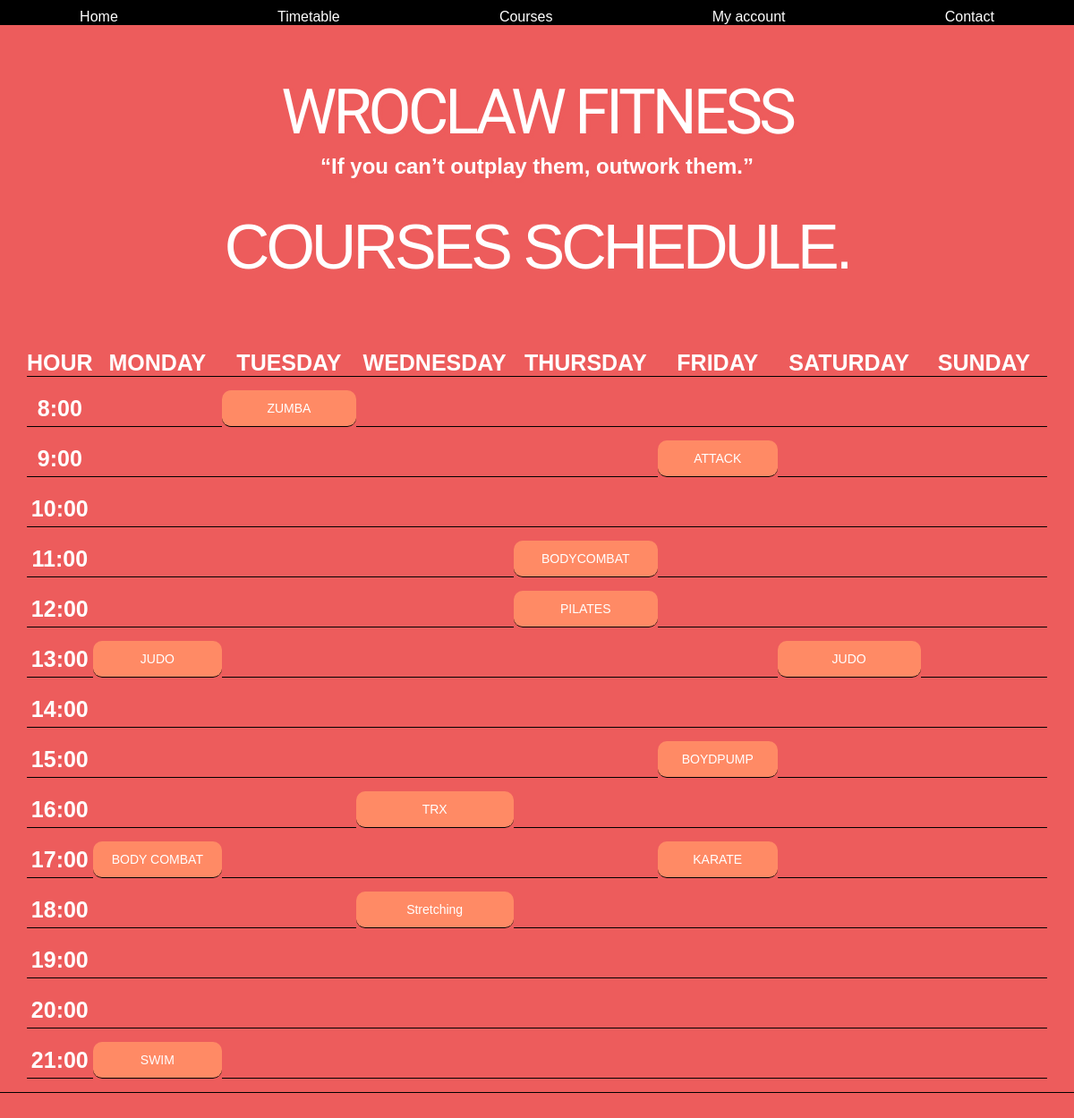
Screenshot of /Web-1/index.php?accio=Timetable with the database file from the repository.
### tables this page shows
CREATE TABLE `COURSES` (
  `CourseID` int(11) NOT NULL,
  `CourseName` varchar(30) NOT NULL,
  `CourseDay` varchar(30) DEFAULT NULL,
  `CourseHour` varchar(30) DEFAULT NULL,
  `TrainerID` int(11) NOT NULL
);

### Web-1/Controllers/drawTimeTableController.php (called while the page is built)
<?php
    include_once __DIR__."/../Model/BD.php";
    function getDayTimeCourse($day, $hour){
      return getDayTimeCourse2($day, $hour);
    }
    include __DIR__."/../View/DrawTimetable.php";
 ?>

### Web-1/Model/BD.php (called while the page is built, shortened)
<?php
$host = 'localhost';
$db_name = 'Gym';
$user = 'root';
$pswd = '';
$db = mysqli_connect($host,$user,$pswd,$db_name);
function getDayTimeCourse2($day, $hour){
  global $db;
    $sql = $db->query("SELECT * FROM COURSES WHERE CourseDay = '$day' AND CourseHour = '$hour'");
    return $sql->fetch_row()[1];
}

### Web-1/View/DrawTimetable.php (the view, shortened to what this page needs)
<!DOCTYPE html>
<html lang="en" dir="ltr">
  <head>
  </head>
  <body>
    <?php
    include "header.php";
    include "MenuOption.php"; ?>
    <h1>Courses Schedule.</h1>
    <table style="table-layout: fixed">
      <?php
      echo "<colgroup> <col span='1' width=60px></colgroup>";
      echo "<colgroup> <col span='7' width=100px></colgroup>";
      $days = ["MONDAY", "TUESDAY", "WEDNESDAY", "THURSDAY", "FRIDAY", "SATURDAY", "SUNDAY"];
      echo "<tr>";
      echo "<th rowspan='1'>HOUR</th>";
      foreach($days as $day){
        echo "<th rowspan='1'>$day</th>";
      }
      echo "</tr>";
      for($i=8; $i<22; $i++){
          $hour = "$i:00";
          echo "<tr>";
          echo "<th>$hour</th>";
          foreach ($days as $day){
              $course = getDayTimeCourse($day, $hour);
              if($course){
                echo "<td colspan='0' rowspan='1' class='courseItem' style='width: 200px;'>
                      $course</td>";
              }else{
              echo "<td colspan='0' rowspan='1' class='emptyItem' style='width: 200px;'></td>";
            }
          }
          echo "</tr>";
      }
       ?>
    </table>
  </body>
</html>

### Web-1/CSS/estilos.css (style rules this page uses)
* { margin:0px; padding:0px; font-family: "Arial","helvetica",sans-serif; }
body { background-color: #ed5c5c; min-height: 100%; min-width: 100%; }
h1 { letter-spacing: -4px; text-transform:uppercase; border-radius: 20px; margin-bottom: auto; height: 40px; font-size: 70px; font-weight:100; text-decoration: none; text-align: center; color: #fff; }
table { border-spacing: 0 15px; position: relative; margin: 100px auto; padding: 0px 30px; color:white; font-size: 25px; }

### Web-1/View/DrawTimetable.php (style rules this page uses)
table, th, td, tr { table-layout: auto; border-bottom: 1px solid black; }
.courseItem { font-size: 14px; height: 40px; text-align: center; background-color: #FF8A65; border-radius: 10px; vertical-align: middle; }
.emptyItem { height: 40px; font-size: 14px; text-align: center; background-color: rgba(0,0,0,0); vertical-align: middle; }

### rows the page displays
courses: CourseName "ZUMBA"
courses: CourseName "ATTACK"
courses: CourseName "BODYCOMBAT"
courses: CourseName "PILATES"
courses: CourseName "JUDO"
courses: CourseName "JUDO"
courses: CourseName "BOYDPUMP"
courses: CourseName "TRX"
courses: CourseName "BODY COMBAT"
courses: CourseName "KARATE"
courses: CourseName "Stretching"
courses: CourseName "SWIM"

### other values shown
$day "MONDAY"
$day "TUESDAY"
$day "WEDNESDAY"
$day "THURSDAY"
$day "FRIDAY"
$day "SATURDAY"
$day "SUNDAY"
$hour "8:00"
$hour "9:00"
$hour "10:00"
$hour "11:00"
$hour "12:00"
$hour "13:00"
$hour "14:00"
$hour "15:00"
